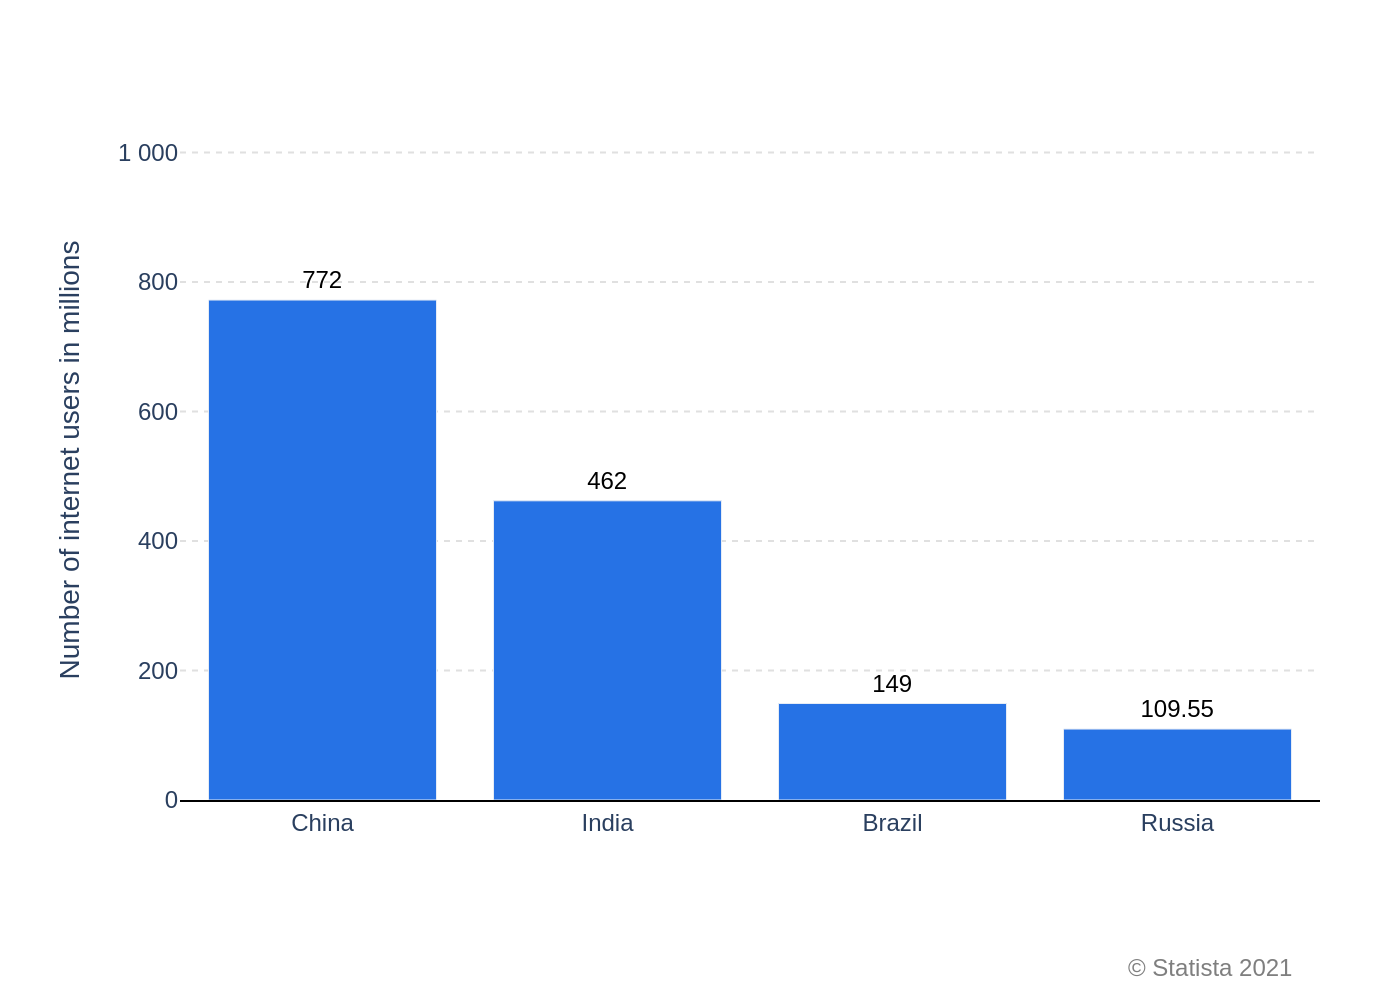

Generate this figure with Python:
import sys
import json
import os
import plotly.graph_objects as go

# --- 1. Load Data from JSON ---
# The script requires the path to the JSON file as a command-line argument.
if len(sys.argv) != 2:
    print("Usage: python create_chart.py <path_to_json_file>")
    sys.exit(1)

json_path = sys.argv[1]

# Read and parse the JSON file.
try:
    with open(json_path, 'r', encoding='utf-8') as f:
        config = json.load(f)
except FileNotFoundError:
    print(f"Error: JSON file not found at '{json_path}'")
    sys.exit(1)
except json.JSONDecodeError:
    print(f"Error: Failed to decode JSON from '{json_path}'")
    sys.exit(1)

# Extract data, texts, and colors from the loaded JSON.
chart_data = config.get('chart_data', [])
texts = config.get('texts', {})
colors = config.get('colors', [])

# --- 2. Prepare Data for Plotting ---
# Unpack the chart data into separate lists for Plotly.
categories = [item.get('category') for item in chart_data]
values = [item.get('value') for item in chart_data]

# --- 3. Create and Configure the Chart ---
# Initialize a Figure object.
fig = go.Figure()

# Add the bar trace to the figure.
fig.add_trace(go.Bar(
    x=categories,
    y=values,
    marker_color=colors[0] if colors else None,
    text=values,
    textposition='outside',
    texttemplate='%{text}',
    cliponaxis=False  # Allow text labels to be drawn outside the plotting area.
))

# Update the layout of the figure for a clean, accurate look.
fig.update_layout(
    font_family="Arial",
    plot_bgcolor='white',
    paper_bgcolor='white',
    showlegend=False,
    xaxis=dict(
        title_text=texts.get('x_axis_title'),
        showgrid=False,
        showline=True,
        linewidth=1,
        linecolor='black',
        tickfont=dict(size=12)
    ),
    yaxis=dict(
        title_text=texts.get('y_axis_title'),
        range=[0, 1050],  # Extend range slightly for top label padding.
        tickvals=[0, 200, 400, 600, 800, 1000],
        ticktext=['0', '200', '400', '600', '800', '1 000'], # Custom label for '1 000'
        gridcolor='#E0E0E0',
        gridwidth=1,
        griddash='dot',  # Match the dotted grid lines from the original image.
        zeroline=False,
        showline=False,
        tickfont=dict(size=12)
    ),
    margin=dict(l=90, r=40, t=60, b=100), # Adjust margins for titles and source.
    annotations=[
        dict(
            text=texts.get('source'),
            showarrow=False,
            xref="paper",
            yref="paper",
            x=0.98,
            y=-0.22,
            xanchor='right',
            yanchor='top',
            font=dict(size=12, color="#7f7f7f")
        )
    ] if texts.get('source') else []
)

# Customize the font for the text on the bars.
fig.update_traces(textfont_size=12, textfont_color='black')

# --- 4. Save the Output ---
# Derive the output filename from the input JSON file's base name.
base_filename = os.path.splitext(os.path.basename(json_path))[0]
output_filename = f"{base_filename}.png"

# Save the figure as a high-resolution PNG image.
fig.write_image(output_filename, scale=2)

print(f"Chart successfully generated and saved to '{output_filename}'")
